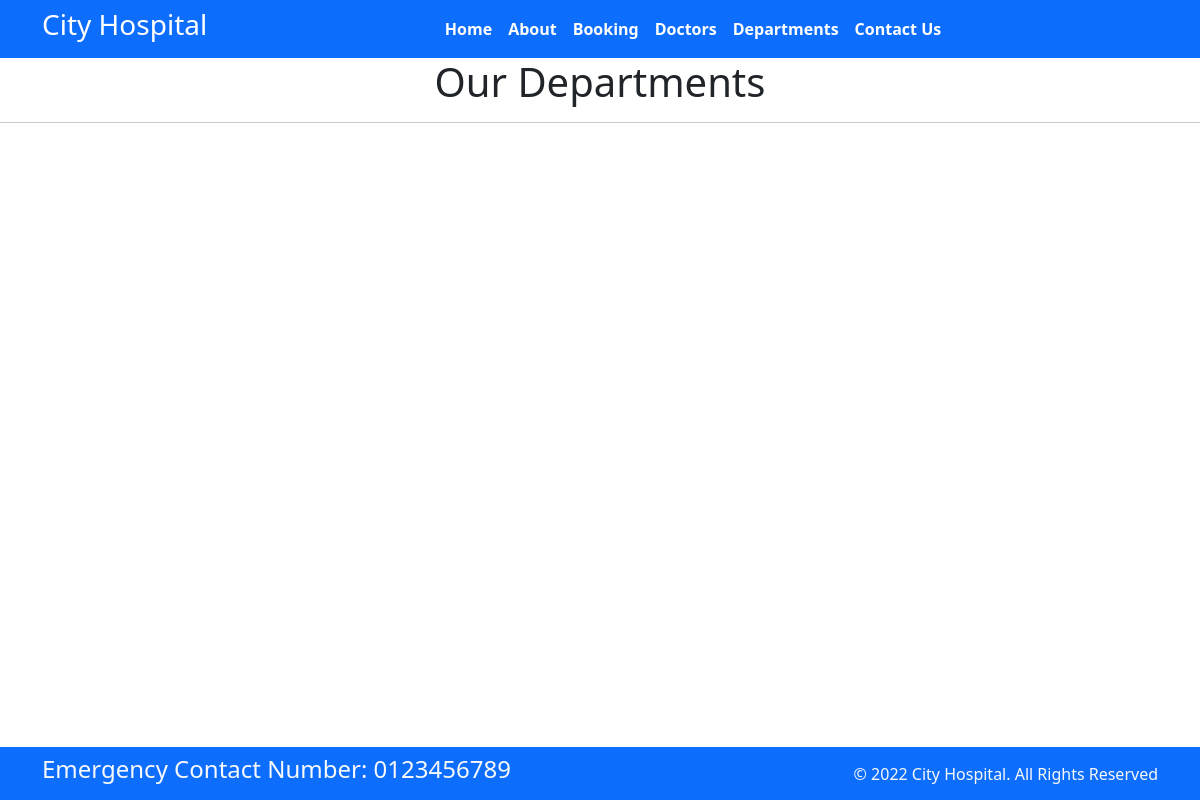
Before: /department/ with the older database file.
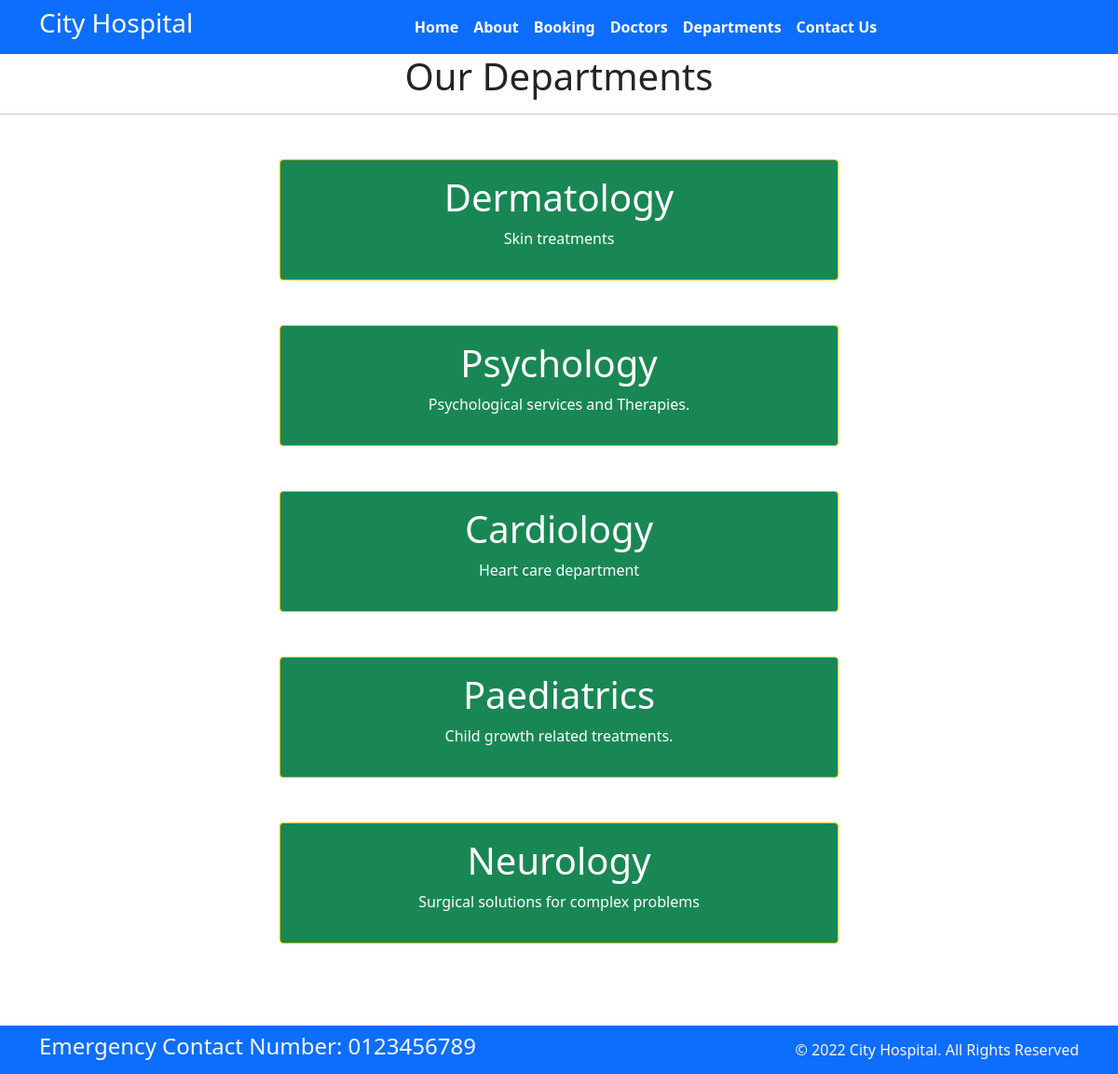
After: the same page with the newer database file.
### home/models.py (models this page shows, shortened)
class Departments(models.Model):
  dep_name = models.CharField(max_length=20)
  dep_description = models.TextField()

### home/views.py (the view)
# urls.py: path('department/',views.department,name="department"),
def department(request):
  dict_dept={
    'dept':Departments.objects.all()
  }
  return render(request,'department.html',dict_dept)

### templates/department.html (shortened to what this page needs)
{% extends 'base.html' %}
{% block content %}
<h1 class="text-center">Our Departments</h1>
<hr>
{% for d in dept %}
<div class="mx-auto w-50 bg-success text-center text-white p-3 my-5 border border-warning rounded">
  <h1>{{d.dep_name}}</h1>
  <p>{{d.dep_description}}</p>
</div>
{% endfor %}
{% endblock %}

Changed rows visible on the page:
added Departments: dep_name "Dermatology", dep_description "Skin treatments"
added Departments: dep_name "Psychology", dep_description "Psychological services and Therapies."
added Departments: dep_name "Cardiology", dep_description "Heart care department"
added Departments: dep_name "Paediatrics", dep_description "Child growth related treatments."
added Departments: dep_name "Neurology", dep_description "Surgical solutions for complex problems"
